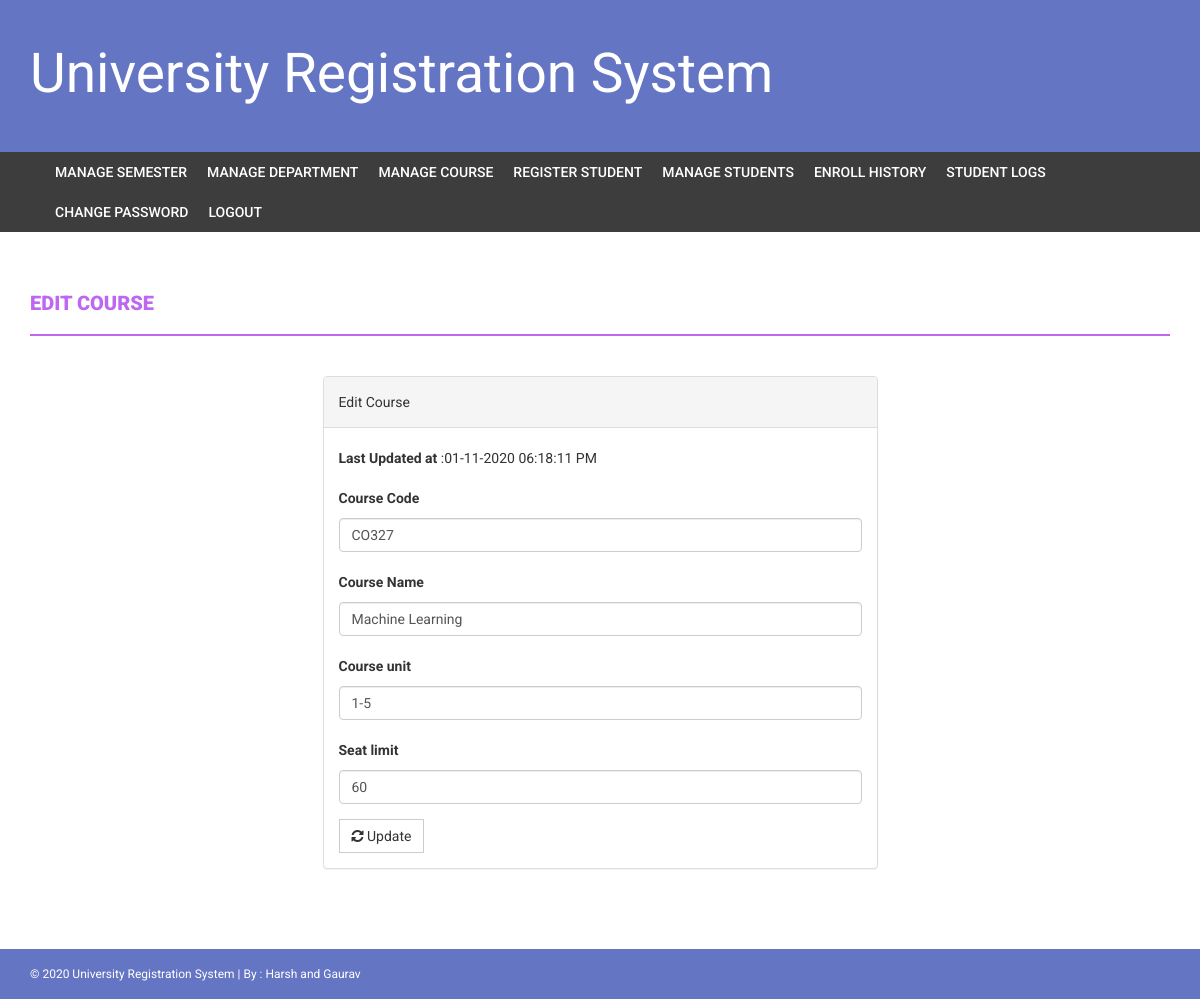
Screenshot of /admin/edit-course.php?id=5 (signed in) with the database file from the repository.
### tables this page shows
CREATE TABLE `course` (
  `id` int(11) NOT NULL,
  `courseCode` varchar(255) DEFAULT NULL,
  `courseName` varchar(255) DEFAULT NULL,
  `department` varchar(255) NOT NULL,
  `courseUnit` varchar(255) DEFAULT NULL,
  `noofSeats` int(11) DEFAULT NULL,
  `creationDate` timestamp NULL DEFAULT current_timestamp(),
  `updationDate` varchar(255) DEFAULT NULL
);

### admin/edit-course.php (the view, shortened to what this page needs)
<?php
if(strlen($_SESSION['alogin'])==0)
    {
header('location:index.php');
}
else{
$id=intval($_GET['id']);
?>
<!DOCTYPE html>
<html xmlns="http://www.w3.org/1999/xhtml">
<head>
    <link href="assets/css/bootstrap.css" rel="stylesheet" />
    <link href="assets/css/font-awesome.css" rel="stylesheet" />
    <link href="assets/css/mystyle.css" rel="stylesheet" />
</head>
<body>
<?php include('includes/header.php');?>
<?php if($_SESSION['alogin']!="")
{
 include('includes/menubar.php');
}
 ?>
    <div class="content-wrapper">
        <div class="container">
              <div class="row">
                    <div class="col-md-12">
                        <h1 class="page-head-line">Edit Course  </h1>
                    </div>
                </div>
                <div class="row" >
                  <div class="col-md-3"></div>
                    <div class="col-md-6">
                        <div class="panel panel-default">
                        <div class="panel-heading">
                           Edit Course
                        </div>
                        <div class="panel-body">
                       <form name="dept" method="post">
<?php
$sql=mysqli_query($con,"select * from course where id='$id'");
while($row=mysqli_fetch_array($sql))
{
?>
<p><b>Last Updated at</b> :<?php echo htmlentities($row['updationDate']);?></p>
   <div class="form-group">
    <label for="coursecode">Course Code  </label>
    <input type="text" class="form-control" id="coursecode" name="coursecode" placeholder="Course Code" value="<?php echo htmlentities($row['courseCode']);?>" required />
  </div>
 <div class="form-group">
    <label for="coursename">Course Name  </label>
    <input type="text" class="form-control" id="coursename" name="coursename" placeholder="Course Name" value="<?php echo htmlentities($row['courseName']);?>" required />
  </div>
<div class="form-group">
    <label for="courseunit">Course unit  </label>
    <input type="text" class="form-control" id="courseunit" name="courseunit" placeholder="Course Unit" value="<?php echo htmlentities($row['courseUnit']);?>" required />
  </div>
<div class="form-group">
    <label for="seatlimit">Seat limit  </label>
    <input type="text" class="form-control" id="seatlimit" name="seatlimit" placeholder="Seat limit" value="<?php echo htmlentities($row['noofSeats']);?>" required />
  </div>
<?php } ?>
 <button type="submit" name="submit" class="btn btn-default"><i class=" fa fa-refresh "></i> Update</button>
</form>
                            </div>
                            </div>
                    </div>
                </div>
            </div>
        </div>
  <?php include('includes/footer.php');?>
</body>
</html>
<?php } ?>

### admin/assets/css/mystyle.css (style rules this page uses)
body { font-family: 'Roboto', sans-serif; line-height: 30px; }
.content-wrapper { margin-top: 40px; min-height: 600px; padding-bottom: 60px; }
.page-head-line { font-weight: 900; padding-bottom: 20px; border-bottom: 2px solid #be67f0; text-transform: uppercase; color: #be67f0; font-size: 20px; margin-bottom: 40px; }
.btn { border-radius: 0px; -webkit-border-radius: 0px; -moz-border-radius: 0px; }

### rows the page displays
course: updationDate "01-11-2020 06:18:11 PM", coursecode "CO327", coursename "Machine Learning", courseunit "1-5", seatlimit "60"
